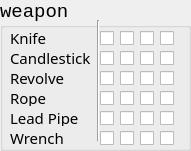
   <widget class="QGroupBox" name="grpBoxWeapon">
    <property name="geometry">
     <rect>
      <x>10</x>
      <y>380</y>
      <width>191</width>
      <height>151</height>
     </rect>
    </property>
    <property name="font">
     <font>
      <family>Courier New</family>
      <pointsize>14</pointsize>
     </font>
    </property>
    <property name="title">
     <string>weapon</string>
    </property>
    <widget class="QLabel" name="weapon1">
     <property name="geometry">
      <rect>
       <x>10</x>
       <y>30</y>
       <width>81</width>
       <height>16</height>
      </rect>
     </property>
     <property name="font">
      <font>
       <family>AR BERKLEY</family>
       <pointsize>11</pointsize>
      </font>
     </property>
     <property name="text">
      <string>Knife</string>
     </property>
    </widget>
    <widget class="QLabel" name="weapon2">
     <property name="geometry">
      <rect>
       <x>10</x>
       <y>50</y>
       <width>81</width>
       <height>16</height>
      </rect>
     </property>
     <property name="font">
      <font>
       <family>AR BERKLEY</family>
       <pointsize>11</pointsize>
      </font>
     </property>
     <property name="text">
      <string>Candlestick</string>
     </property>
    </widget>
    <widget class="QLabel" name="weapon3">
     <property name="geometry">
      <rect>
       <x>10</x>
       <y>70</y>
       <width>81</width>
       <height>16</height>
      </rect>
     </property>
     <property name="font">
      <font>
       <family>AR BERKLEY</family>
       <pointsize>11</pointsize>
      </font>
     </property>
     <property name="text">
      <string>Revolve</string>
     </property>
    </widget>
    <widget class="QLabel" name="weapon4">
     <property name="geometry">
      <rect>
       <x>10</x>
       <y>90</y>
       <width>81</width>
       <height>16</height>
      </rect>
     </property>
     <property name="font">
      <font>
       <family>AR BERKLEY</family>
       <pointsize>11</pointsize>
      </font>
     </property>
     <property name="text">
      <string>Rope</string>
     </property>
    </widget>
    <widget class="QLabel" name="weapon5">
     <property name="geometry">
      <rect>
       <x>10</x>
       <y>110</y>
       <width>81</width>
       <height>16</height>
      </rect>
     </property>
     <property name="font">
      <font>
       <family>AR BERKLEY</family>
       <pointsize>11</pointsize>
      </font>
     </property>
     <property name="text">
      <string>Lead Pipe</string>
     </property>
    </widget>
    <widget class="QLabel" name="weapon6">
     <property name="geometry">
      <rect>
       <x>10</x>
       <y>130</y>
       <width>81</width>
       <height>16</height>
      </rect>
     </property>
     <property name="font">
      <font>
       <family>AR BERKLEY</family>
       <pointsize>11</pointsize>
      </font>
     </property>
     <property name="text">
      <string>Wrench</string>
     </property>
    </widget>
    <widget class="Line" name="line_2">
     <property name="geometry">
      <rect>
       <x>90</x>
       <y>20</y>
       <width>16</width>
       <height>121</height>
      </rect>
     </property>
     <property name="orientation">
      <enum>Qt::Vertical</enum>
     </property>
    </widget>
    <widget class="QCheckBox" name="m_chkBox5">
     <property name="geometry">
      <rect>
       <x>100</x>
       <y>30</y>
       <width>21</width>
       <height>17</height>
      </rect>
     </property>
     <property name="text">
      <string/>
     </property>
    </widget>
    <widget class="QCheckBox" name="m_chkBox5_2">
     <property name="geometry">
      <rect>
       <x>120</x>
       <y>30</y>
       <width>21</width>
       <height>17</height>
      </rect>
     </property>
     <property name="text">
      <string/>
     </property>
    </widget>
    <widget class="QCheckBox" name="m_chkBox5_3">
     <property name="geometry">
      <rect>
       <x>140</x>
       <y>30</y>
       <width>21</width>
       <height>17</height>
      </rect>
     </property>
     <property name="text">
      <string/>
     </property>
    </widget>
    <widget class="QCheckBox" name="m_chkBox5_4">
     <property name="geometry">
      <rect>
       <x>160</x>
       <y>30</y>
       <width>21</width>
       <height>17</height>
      </rect>
     </property>
     <property name="text">
      <string/>
     </property>
    </widget>
    <widget class="QCheckBox" name="m_chkBox5_5">
     <property name="geometry">
      <rect>
       <x>120</x>
       <y>50</y>
       <width>21</width>
       <height>17</height>
      </rect>
     </property>
     <property name="text">
      <string/>
     </property>
    </widget>
    <widget class="QCheckBox" name="m_chkBox5_6">
     <property name="geometry">
      <rect>
       <x>140</x>
       <y>50</y>
       <width>21</width>
       <height>17</height>
      </rect>
     </property>
     <property name="text">
      <string/>
     </property>
    </widget>
    <widget class="QCheckBox" name="m_chkBox5_7">
     <property name="geometry">
      <rect>
       <x>100</x>
       <y>50</y>
       <width>21</width>
       <height>17</height>
      </rect>
     </property>
     <property name="text">
      <string/>
     </property>
    </widget>
    <widget class="QCheckBox" name="m_chkBox5_8">
     <property name="geometry">
      <rect>
       <x>160</x>
       <y>50</y>
       <width>21</width>
       <height>17</height>
      </rect>
     </property>
     <property name="text">
      <string/>
     </property>
    </widget>
    <widget class="QCheckBox" name="m_chkBox5_9">
     <property name="geometry">
      <rect>
       <x>120</x>
       <y>70</y>
       <width>21</width>
       <height>17</height>
      </rect>
     </property>
     <property name="text">
      <string/>
     </property>
    </widget>
    <widget class="QCheckBox" name="m_chkBox5_10">
     <property name="geometry">
      <rect>
       <x>140</x>
       <y>70</y>
       <width>21</width>
       <height>17</height>
      </rect>
     </property>
     <property name="text">
      <string/>
     </property>
    </widget>
    <widget class="QCheckBox" name="m_chkBox5_11">
     <property name="geometry">
      <rect>
       <x>100</x>
       <y>70</y>
       <width>21</width>
       <height>17</height>
      </rect>
     </property>
     <property name="text">
      <string/>
     </property>
    </widget>
    <widget class="QCheckBox" name="m_chkBox5_12">
     <property name="geometry">
      <rect>
       <x>160</x>
       <y>70</y>
       <width>21</width>
       <height>17</height>
      </rect>
     </property>
     <property name="text">
      <string/>
     </property>
    </widget>
    <widget class="QCheckBox" name="m_chkBox5_13">
     <property name="geometry">
      <rect>
       <x>120</x>
       <y>90</y>
       <width>21</width>
       <height>17</height>
      </rect>
     </property>
     <property name="text">
      <string/>
     </property>
    </widget>
    <widget class="QCheckBox" name="m_chkBox5_14">
     <property name="geometry">
      <rect>
       <x>140</x>
       <y>90</y>
       <width>21</width>
       <height>17</height>
      </rect>
     </property>
     <property name="text">
      <string/>
     </property>
    </widget>
    <widget class="QCheckBox" name="m_chkBox5_15">
     <property name="geometry">
      <rect>
       <x>100</x>
       <y>90</y>
       <width>21</width>
       <height>17</height>
      </rect>
     </property>
     <property name="text">
      <string/>
     </property>
    </widget>
    <widget class="QCheckBox" name="m_chkBox5_16">
     <property name="geometry">
      <rect>
       <x>160</x>
       <y>90</y>
       <width>21</width>
       <height>17</height>
      </rect>
     </property>
     <property name="text">
      <string/>
     </property>
    </widget>
    <widget class="QCheckBox" name="m_chkBox5_17">
     <property name="geometry">
      <rect>
       <x>120</x>
       <y>110</y>
       <width>21</width>
       <height>17</height>
      </rect>
     </property>
     <property name="text">
      <string/>
     </property>
    </widget>
    <widget class="QCheckBox" name="m_chkBox5_18">
     <property name="geometry">
      <rect>
       <x>140</x>
       <y>110</y>
       <width>21</width>
       <height>17</height>
      </rect>
     </property>
     <property name="text">
      <string/>
     </property>
    </widget>
    <widget class="QCheckBox" name="m_chkBox5_19">
     <property name="geometry">
      <rect>
       <x>100</x>
       <y>110</y>
       <width>21</width>
       <height>17</height>
      </rect>
     </property>
     <property name="text">
      <string/>
     </property>
    </widget>
    <widget class="QCheckBox" name="m_chkBox5_20">
     <property name="geometry">
      <rect>
       <x>160</x>
       <y>110</y>
       <width>21</width>
       <height>17</height>
      </rect>
     </property>
     <property name="text">
      <string/>
     </property>
    </widget>
    <widget class="QCheckBox" name="m_chkBox5_21">
     <property name="geometry">
      <rect>
       <x>120</x>
       <y>130</y>
       <width>21</width>
       <height>17</height>
      </rect>
     </property>
     <property name="text">
      <string/>
     </property>
    </widget>
    <widget class="QCheckBox" name="m_chkBox5_22">
     <property name="geometry">
      <rect>
       <x>140</x>
       <y>130</y>
       <width>21</width>
       <height>17</height>
      </rect>
     </property>
     <property name="text">
      <string/>
     </property>
    </widget>
    <widget class="QCheckBox" name="m_chkBox5_23">
     <property name="geometry">
      <rect>
       <x>100</x>
       <y>130</y>
       <width>21</width>
       <height>17</height>
      </rect>
     </property>
     <property name="text">
      <string/>
     </property>
    </widget>
    <widget class="QCheckBox" name="m_chkBox5_24">
     <property name="geometry">
      <rect>
       <x>160</x>
       <y>130</y>
       <width>21</width>
       <height>17</height>
      </rect>
     </property>
     <property name="text">
      <string/>
     </property>
    </widget>
   </widget>
